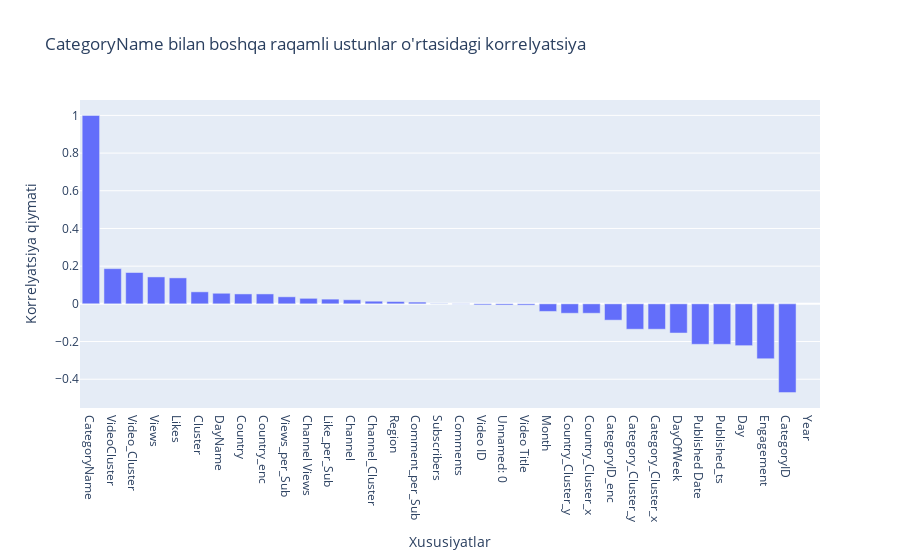

Notebook source saved alongside this figure:
### Code cell
import pandas as pd
import plotly.express as px

# Raqamli ustunlarni tanlash
numeric_cols = df.select_dtypes(include=['float64', 'int64']).columns

# faqat raqamli ustunlar bo'yicha korrelyatsiya
corr_matrix = df[numeric_cols].corr()

# CategoryName ustunining boshqa ustunlar bilan korrelyatsiyasi
CategoryName_corr = corr_matrix[['CategoryName']].sort_values(by='CategoryName', ascending=False)

# Heatmap uchun DataFrame ni transformatsiya qilish
heatmap_data = CategoryName_corr.reset_index()
heatmap_data.columns = ['Feature', 'Correlation_with_CategoryName']

# Plotly Express yordamida bar grafik
fig = px.bar(
    heatmap_data,
    x='Feature',
    y='Correlation_with_CategoryName',
    title='CategoryName bilan boshqa raqamli ustunlar o\'rtasidagi korrelyatsiya',
    labels={'Correlation_with_CategoryName': 'Korrelyatsiya qiymati', 'Feature': 'Xususiyatlar'}
)

fig.show()

### Figure 1 — Plotly figure (JSON) as saved in the notebook; plotly's stock layout.template omitted (floating-point values rounded to 4 significant figures)
{"data": [{"hovertemplate": "Xususiyatlar=%{x}<br>Korrelyatsiya qiymati=%{y}<extra></extra>", "legendgroup": "", "marker": {"color": "#636efa", "pattern": {"shape": ""}}, "name": "", "orientation": "v", "showlegend": false, "textposition": "auto", "type": "bar", "x": ["CategoryName", "VideoCluster", "Video_Cluster", "Views", "Likes", "Cluster", "DayName", "Country", "Country_enc", "Views_per_Sub", "Channel Views", "Like_per_Sub", "Channel", "Channel_Cluster", "Region", "Comment_per_Sub", "Subscribers", "Comments", "Video ID", "Unnamed: 0", "Video Title", "Month", "Country_Cluster_y", "Country_Cluster_x", "CategoryID_enc", "Category_Cluster_y", "Category_Cluster_x", "DayOfWeek", "Published Date", "Published_ts", "Day", "Engagement", "CategoryID", "Year"], "xaxis": "x", "y": [1.0, 0.1867, 0.1662, 0.1428, 0.1377, 0.06372, 0.05612, 0.05255, 0.05255, 0.03728, 0.0292, 0.02498, 0.02159, 0.01397, 0.01199, 0.00919, 0.001479, -0.001524, -0.005755, -0.006378, -0.006783, -0.04035, -0.04999, -0.04999, -0.08663, -0.1348, -0.1348, -0.155, -0.2148, -0.2148, -0.222, -0.2914, -0.4711, NaN], "yaxis": "y"}], "layout": {"barmode": "relative", "legend": {"tracegroupgap": 0}, "title": {"text": "CategoryName bilan boshqa raqamli ustunlar o'rtasidagi korrelyatsiya"}, "xaxis": {"anchor": "y", "domain": [0, 1], "title": {"text": "Xususiyatlar"}}, "yaxis": {"anchor": "x", "domain": [0, 1], "title": {"text": "Korrelyatsiya qiymati"}}}}
